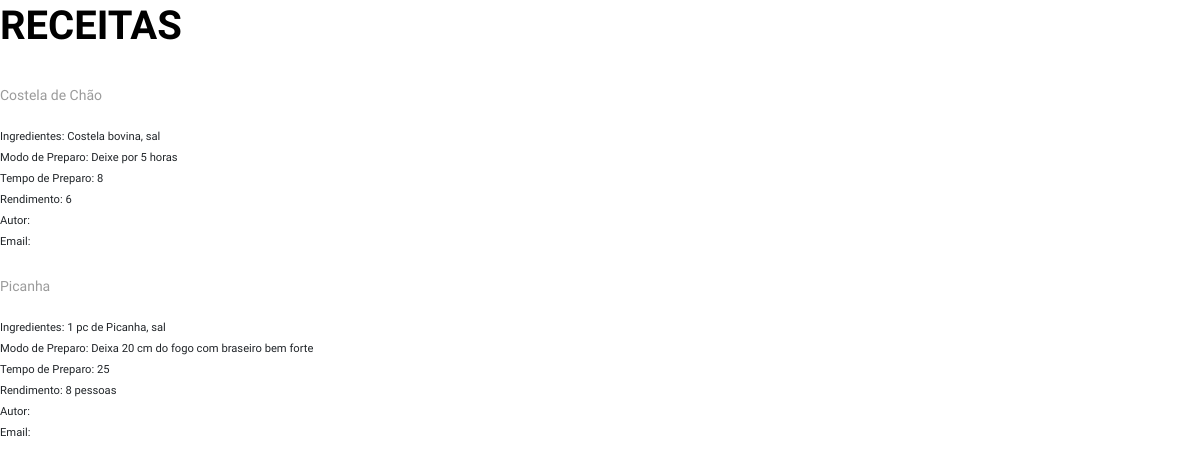
The page / on the database its author committed.
### churrasco/models.py (models this page shows, shortened)
class Churrasco(models.Model):
    nome_receita = models.CharField(max_length=200, blank=True, null=True)
    slug = models.SlugField(max_length=255, unique=False, blank=True, null=True)
    ingredientes = models.TextField(blank=True, null=True)
    modo_preparo = models.TextField(blank=True, null=True)
    tempo_preparo = models.IntegerField(blank=True, null=True)
    rendimento = models.CharField(max_length=100, blank=True, null=True)
    categoria = models.CharField(max_length=100, blank=True, null=True)
    date_receita = models.DateTimeField(default=datetime.now, blank=True, null=True)
    autor = models.ForeignKey(User, max_length=255, on_delete= models.CASCADE, blank=True, null=True)
    email = models.EmailField(max_length=255, blank=True, null=True)
    authorimage = models.ImageField (verbose_name='Imagem do Autor', blank=True, null=True)
    thumbnail = models.ImageField(verbose_name='Capa do Post', blank=True, null=True)

### churrasco/views.py (the view)
# urls.py: path('', HomeView.as_view(), name="home"),
class HomeView(ListView):
    model= Churrasco
    template_name = 'churrasco.html'

### churrasco/templates/churrasco.html (shortened to what this page needs)
{% extends 'base.html' %}
{% load static %}
{% block content %}
    <h1>RECEITAS</h1>
    <ul>
    {% for churrasco in object_list %}
        <li>
            <div>
            </div>
            <div>
                <p>{{churrasco.nome_receita}}</p>
                <small>
                    Ingredientes: {{churrasco.ingredientes}}
                    <br>
                    Modo de Preparo: {{churrasco.modo_preparo}}
                    <br>
                    Tempo de Preparo: {{churrasco.tempo_preparo}}
                    <br>
                    Rendimento: {{churrasco.rendimento}}
                    <br>
                    Autor: {{churrasco.Autor}}
                    <br>
                    Email: {{churrasco.Email}}
                </small>
            </div>
        </li>
    {% endfor %}
    </ul>
{% endblock %}

### churrasco/templates/base.html (shortened to what this page needs)
{% load static %}
<!DOCTYPE html>
<html lang="en">
<head>
    <link rel="stylesheet" href="{% static 'site.css' %}">
</head>
<body>
       {% block content %} {% endblock %}
</body>
</html>

### blog/static/site.css (style rules this page uses)
* { margin: 0; padding: 0; }
body { font-family: "Open Sans", sans-serif; font-size: 14px; }
h1, h2, h3, h4, h5, h6 { color: #000000; line-height: 1.3; font-weight: 600; }
p { color: #9b9b9b; font-size: 14px; line-height: 2; font-weight: 400; }
ul, ol { margin: 0; }
ul li, ol li { list-style: none; }

### rows shown on the page
Churrasco: nome_receita "Costela de Chão", ingredientes "Costela bovina, sal", modo_preparo "Deixe por 5 horas", tempo_preparo "8", rendimento "6"
Churrasco: nome_receita "Picanha", ingredientes "1 pc de Picanha, sal", modo_preparo "Deixa 20 cm do fogo com braseiro bem forte", tempo_preparo "25", rendimento "8 pessoas"
